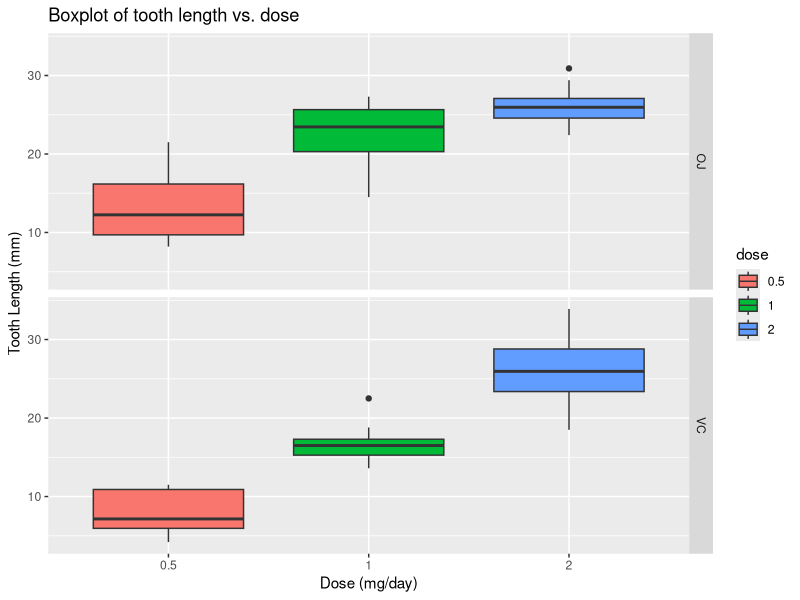

The R source for this figure:
## ---- chunk 1

library(datasets)
library(ggplot2)

ToothGrowth$dose <- as.factor(ToothGrowth$dose)
str(ToothGrowth)

## ---- chunk 2

qplot(dose, len, data = ToothGrowth, facets = supp ~ ., geom = "boxplot", fill = dose, xlab = "Dose (mg/day)", ylab = "Tooth Length (mm)", main = "Boxplot of tooth length vs. dose")

## ---- chunk 3
summary(ToothGrowth)
## ---- chunk 4
t.test(len ~ dose, data = subset(ToothGrowth, dose %in% c(0.5, 1.0)))
## ---- chunk 5
t.test(len ~ dose, data = subset(ToothGrowth, dose %in% c(1.0, 2.0)))
## ---- chunk 6
t.test(len ~ dose, data = subset(ToothGrowth, dose %in% c(0.5, 2.0)))
## ---- chunk 7
t.test(len ~ supp, data = subset(ToothGrowth, dose == 0.5))
## ---- chunk 8
t.test(len ~ supp, data = subset(ToothGrowth, dose == 1))
## ---- chunk 9
t.test(len ~ supp, data = subset(ToothGrowth, dose == 2))
